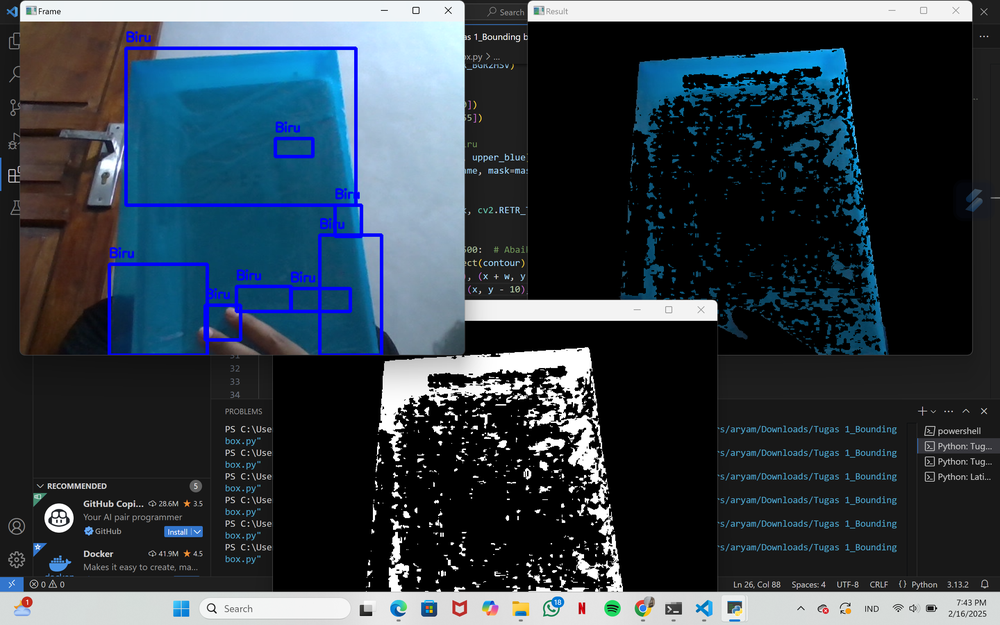
#> input picture bounding box.png, 1000 x 625 px, shrunk from 2880 x 1800 before the run, given in place of the camera
$ python Tugas1_Biru.py
#> lines starting #> are read from the running program, lines starting #| are printed output that depends on the picture; after the words box and inside, x2 and y2 are one past the last pixel; in counts of white or black regions, pixels touching at a corner belong together
import cv2
import numpy as np
 # Inisialisasi kamera
cap = cv2.VideoCapture(0)
while True:
 _, frame = cap.read()
#> frame is the input picture: shape (625, 1000, 3); mean B, G, R 72.2, 62.9, 51.1
 hsv = cv2.cvtColor(frame, cv2.COLOR_BGR2HSV)
#> hsv: shape (625, 1000, 3); mean H, S, V 33.9, 53.4, 74.5
 # Rentang warna merah dalam HSV
 lower_blue = np.array([100, 150, 70])
 upper_blue = np.array([140, 255, 255])
 # Masking untuk mendeteksi warna merah
 mask = cv2.inRange(hsv, lower_blue, upper_blue)
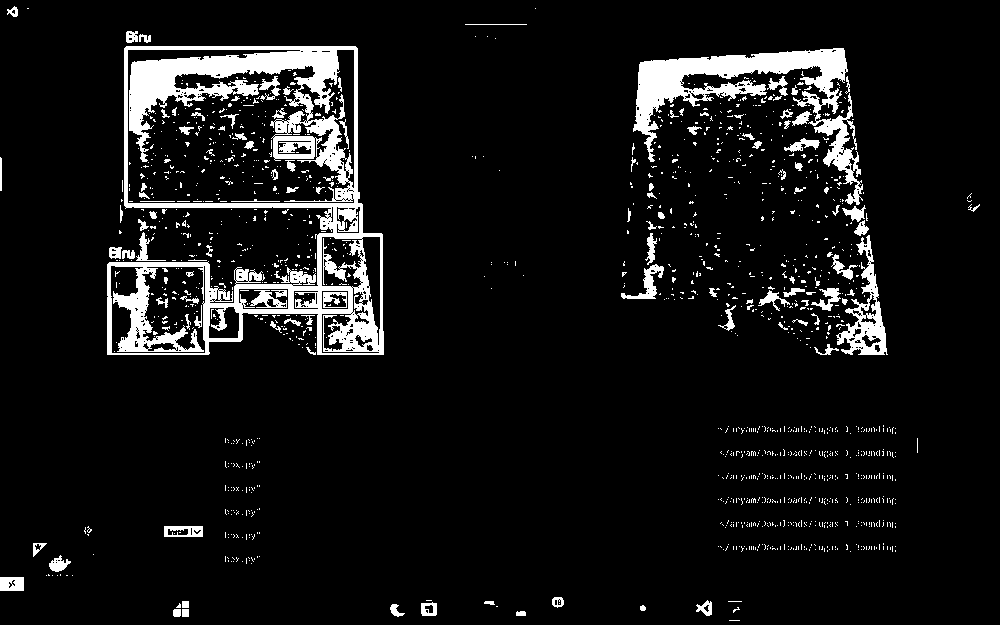
#> mask: shape (625, 1000); 8% white; 1449 white regions (1334 under 20 px), largest, box (x1, y1, x2, y2) and area: (107, 46, 384, 355) 25356, (633, 48, 863, 205) 9062, (836, 235, 888, 355) 2013
 result = cv2.bitwise_and(frame, frame, mask=mask)
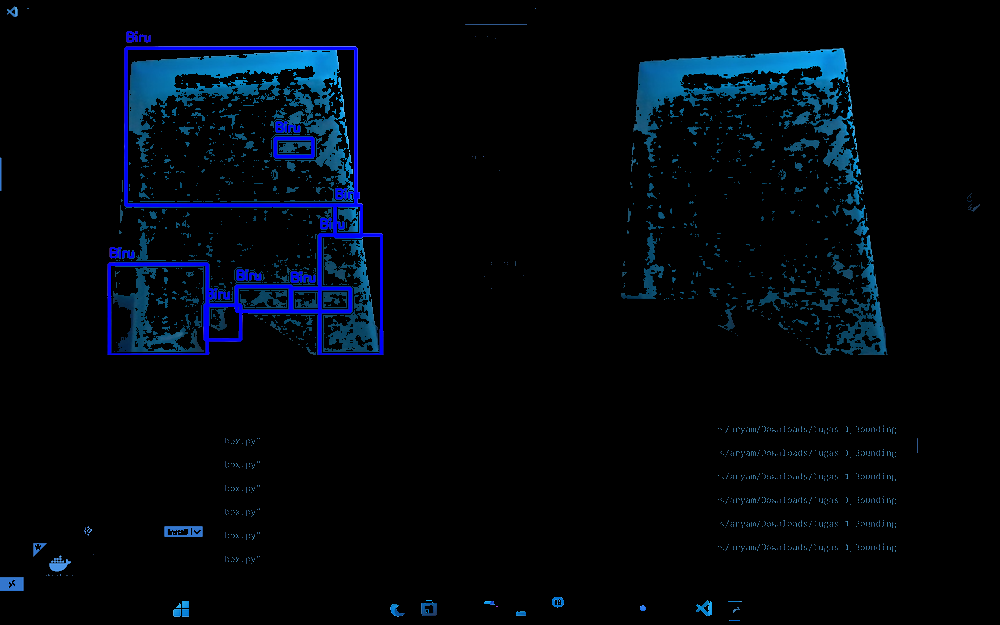
#> result: shape (625, 1000, 3); mean B, G, R 12.8, 6.6, 1.2
 # Menampilkan hasil
 cv2.imshow("Frame", frame)
 cv2.imshow("Mask", mask)
 cv2.imshow("Result", result)
 if cv2.waitKey(1) & 0xFF == ord('q'):
#> (key q is pressed here)
     break
cap.release()
cv2.destroyAllWindows()

$ run again, on warna biru.png
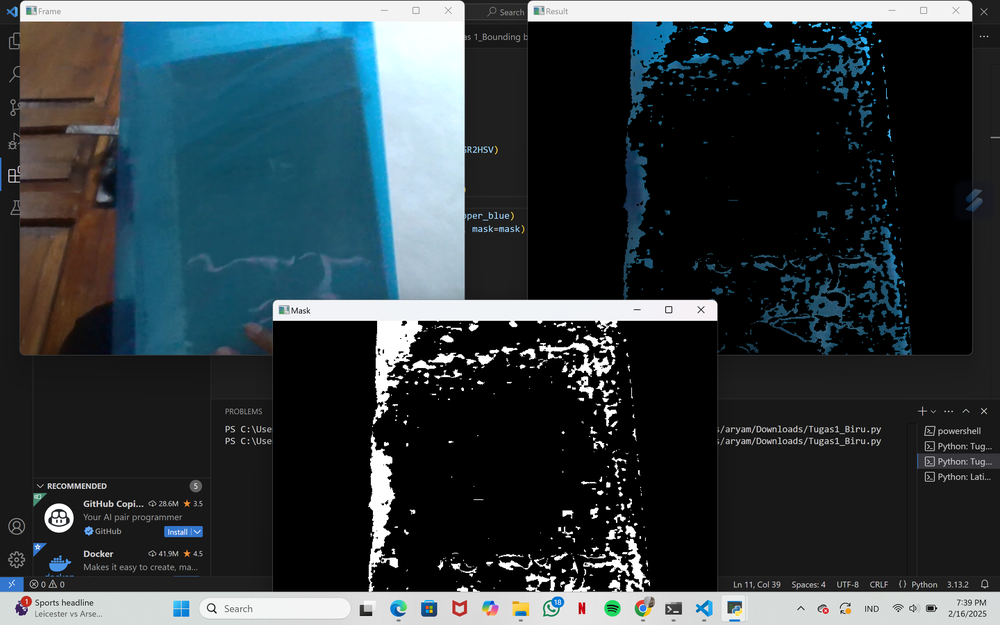
#> input picture warna biru.png, 1000 x 625 px, shrunk from 2880 x 1800 before the run, given in place of the camera
#> frame is the input picture: shape (625, 1000, 3); mean B, G, R 64.5, 60.2, 49.8
#> hsv: shape (625, 1000, 3); mean H, S, V 29.2, 44, 66.9
#> `mask = cv2.inRange(hsv, lower_blue, upper_blue)`:
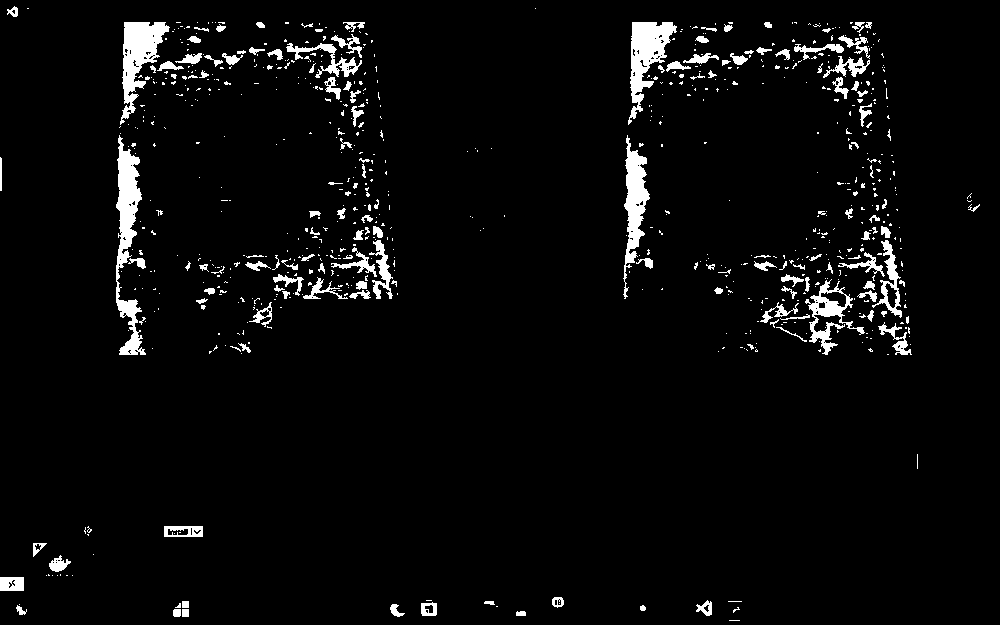
#> mask: shape (625, 1000); 4% white; 758 white regions (611 under 20 px), largest, box (x1, y1, x2, y2) and area: (116, 135, 146, 355) 2740, (120, 22, 170, 125) 2169, (628, 22, 677, 125) 2111
#> `result = cv2.bitwise_and(frame, frame, mask=mask)`:
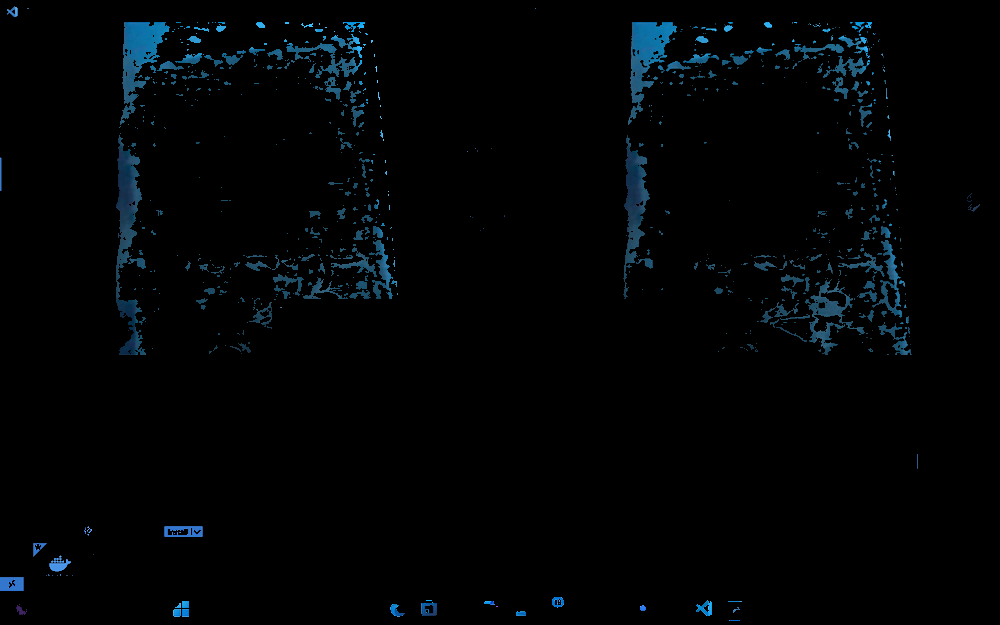
#> result: shape (625, 1000, 3); mean B, G, R 5.2, 3.7, 1.2

$ run again, on warna merah.png
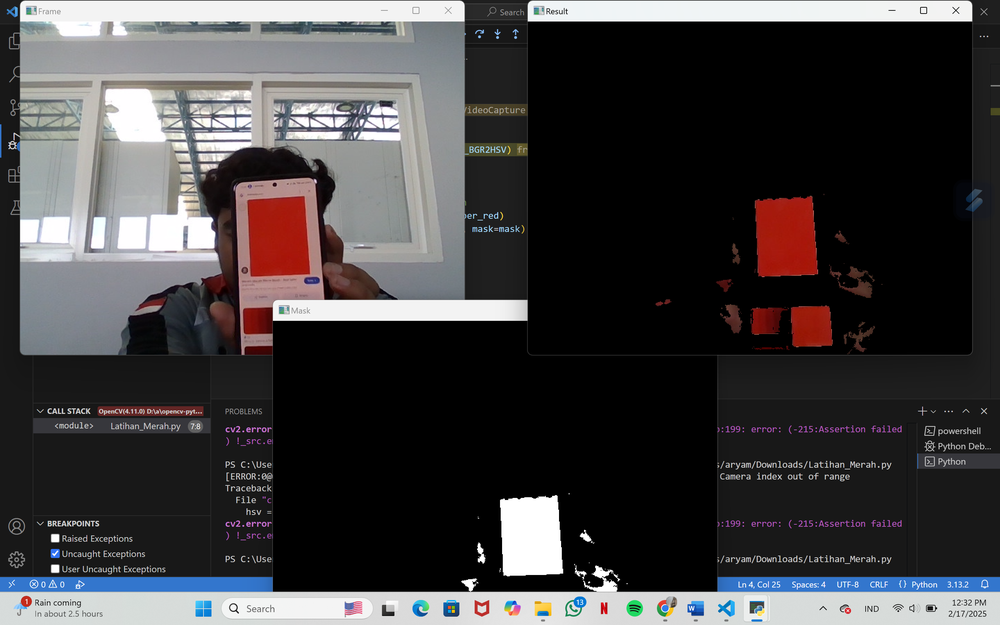
#> input picture warna merah.png, 1000 x 625 px, shrunk from 2880 x 1800 before the run, given in place of the camera
#> frame is the input picture: shape (625, 1000, 3); mean B, G, R 64.6, 63.3, 65.3
#> hsv: shape (625, 1000, 3); mean H, S, V 27.5, 17.3, 69.3
#> `mask = cv2.inRange(hsv, lower_blue, upper_blue)`:
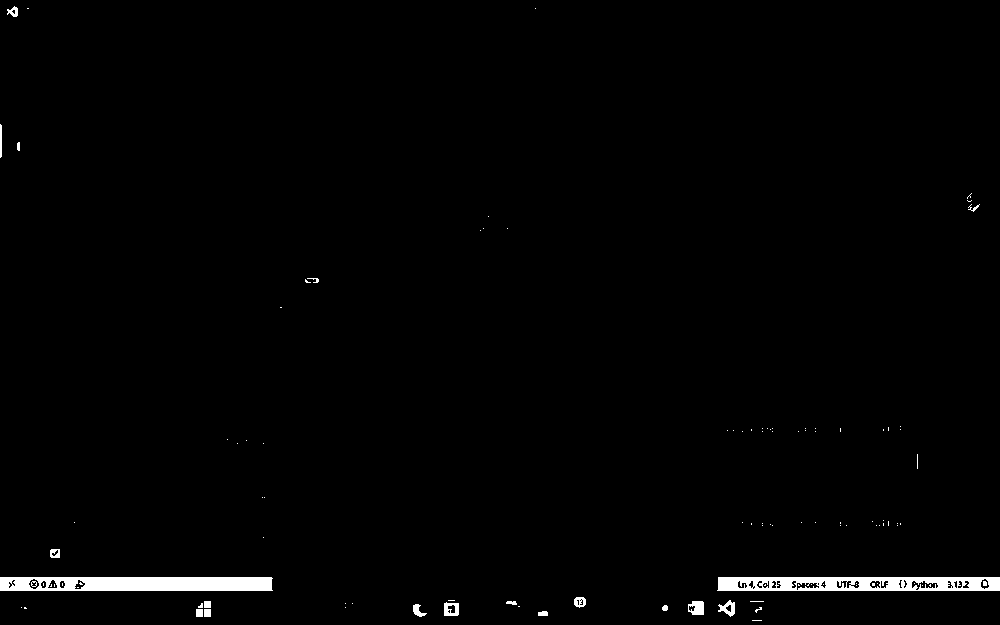
#> mask: shape (625, 1000); 1.3% white; 108 white regions (88 under 20 px), largest, box (x1, y1, x2, y2) and area: (0, 577, 273, 591) 3562, (717, 577, 1000, 591) 3249, (688, 601, 704, 615) 178
